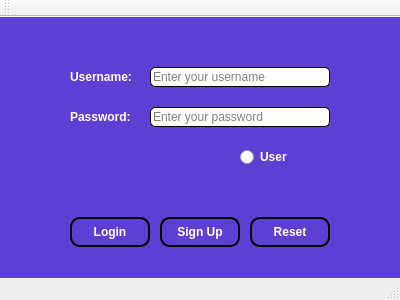
<?xml version="1.0" encoding="UTF-8"?>
<ui version="4.0">
 <class>MainWindow</class>
 <widget class="QMainWindow" name="MainWindow">
  <property name="geometry">
   <rect>
    <x>0</x>
    <y>0</y>
    <width>400</width>
    <height>300</height>
   </rect>
  </property>
  <property name="windowTitle">
   <string>Group26 - Westernify</string>
  </property>
  <property name="styleSheet">
   <string notr="true">QWidget#centralWidget {
	background-color: #5D3FD3;
}

QLabel, QRadioButton {
	color:  #FFFFFF;
    font-weight: bold;
}

QPushButton {
	background-color: #5D3FD3;
	color: #FFFFFF;
	border-radius: 10px;
    border: 2px solid #000000;
    font-weight: bold;
    padding: 5px;
}

QPushButton:hover {
	background-color: #000000;
	color: #FFFFFF;
    border: 2px solid #FFFFFF;
}

QPushButton:pressed {
	background-color: #4B2CA7;
    border: 2px solid #FFFFFF;
}

QLineEdit {
	background-color: #FFFFFF;
	color: #000000;
	border: 1px solid #000000;
	border-radius: 5px;
}</string>
  </property>
  <widget class="QWidget" name="centralWidget">
   <widget class="QLabel" name="label">
    <property name="geometry">
     <rect>
      <x>70</x>
      <y>50</y>
      <width>71</width>
      <height>20</height>
     </rect>
    </property>
    <property name="text">
     <string>Username:</string>
    </property>
   </widget>
   <widget class="QLineEdit" name="Login_username">
    <property name="geometry">
     <rect>
      <x>150</x>
      <y>50</y>
      <width>180</width>
      <height>20</height>
     </rect>
    </property>
    <property name="placeholderText">
     <string>Enter your username</string>
    </property>
   </widget>
   <widget class="QLabel" name="label_2">
    <property name="geometry">
     <rect>
      <x>70</x>
      <y>90</y>
      <width>71</width>
      <height>20</height>
     </rect>
    </property>
    <property name="text">
     <string>Password:</string>
    </property>
   </widget>
   <widget class="QLineEdit" name="Login_password">
    <property name="geometry">
     <rect>
      <x>150</x>
      <y>90</y>
      <width>180</width>
      <height>20</height>
     </rect>
    </property>
    <property name="echoMode">
     <enum>QLineEdit::Password</enum>
    </property>
    <property name="placeholderText">
     <string>Enter your password</string>
    </property>
   </widget>

   <widget class="QRadioButton" name="radioButton_2">
    <property name="geometry">
     <rect>
      <x>240</x>
      <y>130</y>
      <width>89</width>
      <height>20</height>
     </rect>
    </property>
    <property name="text">
     <string>User</string>
    </property>
   </widget>
   <widget class="QPushButton" name="LoginButton">
    <property name="geometry">
     <rect>
      <x>70</x>
      <y>200</y>
      <width>80</width>
      <height>30</height>
     </rect>
    </property>
    <property name="text">
     <string>Login</string>
    </property>
   </widget>
   <widget class="QPushButton" name="SignUpButton">
    <property name="geometry">
     <rect>
      <x>160</x>
      <y>200</y>
      <width>80</width>
      <height>30</height>
     </rect>
    </property>
    <property name="text">
     <string>Sign Up</string>
    </property>
   </widget>
   <widget class="QPushButton" name="remitButton">
    <property name="geometry">
     <rect>
      <x>250</x>
      <y>200</y>
      <width>80</width>
      <height>30</height>
     </rect>
    </property>
    <property name="text">
     <string>Reset</string>
    </property>
   </widget>
  </widget>
  <widget class="QMenuBar" name="menuBar">
   <property name="geometry">
    <rect>
     <x>0</x>
     <y>0</y>
     <width>400</width>
     <height>23</height>
    </rect>
   </property>
  </widget>
  <widget class="QToolBar" name="mainToolBar">
   <attribute name="toolBarArea">
    <enum>TopToolBarArea</enum>
   </attribute>
   <attribute name="toolBarBreak">
    <bool>false</bool>
   </attribute>
  </widget>
  <widget class="QStatusBar" name="statusBar"/>
 </widget>
 <layoutdefault spacing="6" margin="11"/>
 <resources/>
 <connections/>
</ui>
